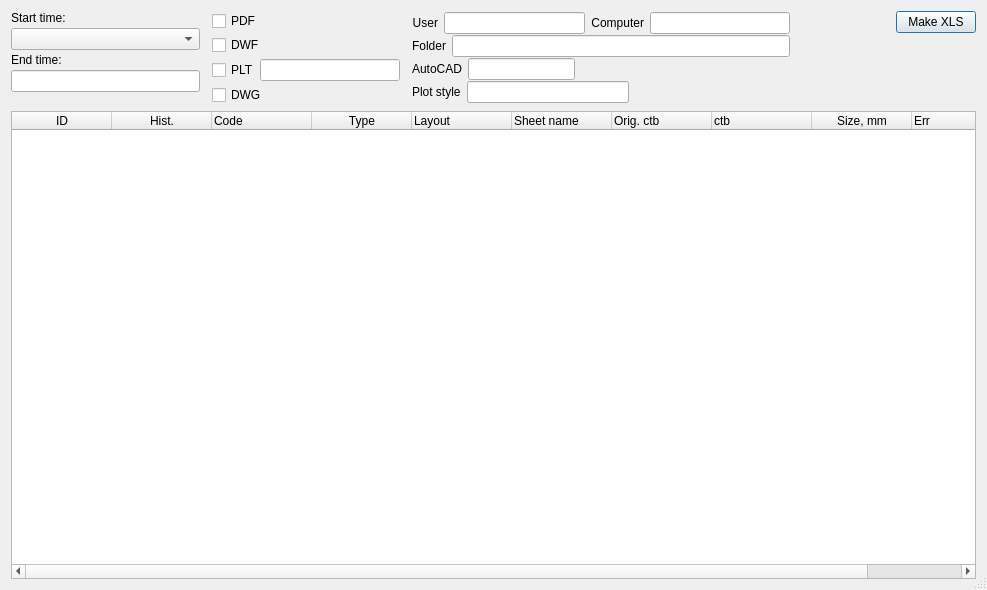
<?xml version="1.0" encoding="UTF-8"?>
<ui version="4.0">
 <class>PublishReport</class>
 <widget class="QDialog" name="PublishReport">
  <property name="geometry">
   <rect>
    <x>0</x>
    <y>0</y>
    <width>987</width>
    <height>590</height>
   </rect>
  </property>
  <property name="windowTitle">
   <string>Publishes report</string>
  </property>
  <property name="locale">
   <locale language="English" country="UnitedStates"/>
  </property>
  <property name="sizeGripEnabled">
   <bool>true</bool>
  </property>
  <layout class="QVBoxLayout" name="verticalLayout_6" stretch="1,10">
   <item>
    <layout class="QHBoxLayout" name="horizontalLayout_7" stretch="2,2,4,1,0">
     <property name="spacing">
      <number>12</number>
     </property>
     <item>
      <layout class="QVBoxLayout" name="verticalLayout">
       <property name="spacing">
        <number>3</number>
       </property>
       <item>
        <widget class="QLabel" name="label_6">
         <property name="text">
          <string>Start time:</string>
         </property>
        </widget>
       </item>
       <item>
        <widget class="QComboBox" name="mPublishList"/>
       </item>
       <item>
        <widget class="QLabel" name="label_5">
         <property name="sizePolicy">
          <sizepolicy hsizetype="Preferred" vsizetype="Preferred">
           <horstretch>0</horstretch>
           <verstretch>0</verstretch>
          </sizepolicy>
         </property>
         <property name="text">
          <string>End time:</string>
         </property>
        </widget>
       </item>
       <item>
        <widget class="QLineEdit" name="eEndTime">
         <property name="alignment">
          <set>Qt::AlignCenter</set>
         </property>
         <property name="readOnly">
          <bool>true</bool>
         </property>
        </widget>
       </item>
       <item>
        <spacer name="verticalSpacer_2">
         <property name="orientation">
          <enum>Qt::Vertical</enum>
         </property>
         <property name="sizeHint" stdset="0">
          <size>
           <width>20</width>
           <height>40</height>
          </size>
         </property>
        </spacer>
       </item>
      </layout>
     </item>
     <item>
      <layout class="QVBoxLayout" name="verticalLayout_7">
       <property name="spacing">
        <number>4</number>
       </property>
       <item>
        <widget class="QRoCheckBox" name="cbPdf">
         <property name="enabled">
          <bool>true</bool>
         </property>
         <property name="text">
          <string>PDF</string>
         </property>
        </widget>
       </item>
       <item>
        <widget class="QRoCheckBox" name="cbDwf">
         <property name="text">
          <string>DWF</string>
         </property>
        </widget>
       </item>
       <item>
        <layout class="QHBoxLayout" name="horizontalLayout_5">
         <property name="spacing">
          <number>0</number>
         </property>
         <item>
          <widget class="QRoCheckBox" name="cbPlt">
           <property name="text">
            <string>PLT</string>
           </property>
          </widget>
         </item>
         <item>
          <widget class="QLineEdit" name="ePlotName">
           <property name="minimumSize">
            <size>
             <width>120</width>
             <height>0</height>
            </size>
           </property>
           <property name="readOnly">
            <bool>true</bool>
           </property>
          </widget>
         </item>
        </layout>
       </item>
       <item>
        <widget class="QRoCheckBox" name="cbDwg">
         <property name="text">
          <string>DWG</string>
         </property>
        </widget>
       </item>
      </layout>
     </item>
     <item>
      <layout class="QVBoxLayout" name="verticalLayout_5">
       <property name="spacing">
        <number>0</number>
       </property>
       <item>
        <layout class="QHBoxLayout" name="horizontalLayout_3">
         <property name="spacing">
          <number>6</number>
         </property>
         <item>
          <widget class="QLabel" name="label_3">
           <property name="text">
            <string>User</string>
           </property>
           <property name="alignment">
            <set>Qt::AlignRight|Qt::AlignTrailing|Qt::AlignVCenter</set>
           </property>
          </widget>
         </item>
         <item>
          <widget class="QLineEdit" name="eUser">
           <property name="text">
            <string/>
           </property>
           <property name="readOnly">
            <bool>true</bool>
           </property>
          </widget>
         </item>
         <item>
          <widget class="QLabel" name="label_4">
           <property name="text">
            <string>Computer</string>
           </property>
           <property name="alignment">
            <set>Qt::AlignRight|Qt::AlignTrailing|Qt::AlignVCenter</set>
           </property>
          </widget>
         </item>
         <item>
          <widget class="QLineEdit" name="eComputer">
           <property name="text">
            <string/>
           </property>
           <property name="readOnly">
            <bool>true</bool>
           </property>
          </widget>
         </item>
        </layout>
       </item>
       <item>
        <layout class="QHBoxLayout" name="horizontalLayout_4">
         <property name="spacing">
          <number>6</number>
         </property>
         <item>
          <widget class="QLabel" name="label_7">
           <property name="text">
            <string>Folder</string>
           </property>
           <property name="alignment">
            <set>Qt::AlignRight|Qt::AlignTrailing|Qt::AlignVCenter</set>
           </property>
          </widget>
         </item>
         <item>
          <widget class="QLineEdit" name="eFolder">
           <property name="text">
            <string/>
           </property>
           <property name="readOnly">
            <bool>true</bool>
           </property>
          </widget>
         </item>
        </layout>
       </item>
       <item>
        <layout class="QHBoxLayout" name="horizontalLayout_2" stretch="0,1,2">
         <property name="spacing">
          <number>6</number>
         </property>
         <item>
          <widget class="QLabel" name="label">
           <property name="text">
            <string>AutoCAD</string>
           </property>
           <property name="alignment">
            <set>Qt::AlignRight|Qt::AlignTrailing|Qt::AlignVCenter</set>
           </property>
          </widget>
         </item>
         <item>
          <widget class="QLineEdit" name="eAutocad">
           <property name="alignment">
            <set>Qt::AlignCenter</set>
           </property>
           <property name="readOnly">
            <bool>true</bool>
           </property>
          </widget>
         </item>
         <item>
          <spacer name="horizontalSpacer_2">
           <property name="orientation">
            <enum>Qt::Horizontal</enum>
           </property>
           <property name="sizeHint" stdset="0">
            <size>
             <width>40</width>
             <height>20</height>
            </size>
           </property>
          </spacer>
         </item>
        </layout>
       </item>
       <item>
        <layout class="QHBoxLayout" name="horizontalLayout" stretch="0,1,1">
         <property name="spacing">
          <number>6</number>
         </property>
         <item>
          <widget class="QLabel" name="lblPlotStyle">
           <property name="text">
            <string>Plot style</string>
           </property>
          </widget>
         </item>
         <item>
          <widget class="QLineEdit" name="lePlotStyle"/>
         </item>
         <item>
          <spacer name="horizontalSpacer_3">
           <property name="orientation">
            <enum>Qt::Horizontal</enum>
           </property>
           <property name="sizeHint" stdset="0">
            <size>
             <width>40</width>
             <height>20</height>
            </size>
           </property>
          </spacer>
         </item>
        </layout>
       </item>
      </layout>
     </item>
     <item>
      <spacer name="horizontalSpacer">
       <property name="orientation">
        <enum>Qt::Horizontal</enum>
       </property>
       <property name="sizeHint" stdset="0">
        <size>
         <width>40</width>
         <height>20</height>
        </size>
       </property>
      </spacer>
     </item>
     <item>
      <layout class="QVBoxLayout" name="verticalLayout_3">
       <item>
        <widget class="QPushButton" name="pbMakeXls">
         <property name="text">
          <string>Make XLS</string>
         </property>
        </widget>
       </item>
       <item>
        <spacer name="verticalSpacer">
         <property name="orientation">
          <enum>Qt::Vertical</enum>
         </property>
         <property name="sizeHint" stdset="0">
          <size>
           <width>20</width>
           <height>40</height>
          </size>
         </property>
        </spacer>
       </item>
      </layout>
     </item>
    </layout>
   </item>
   <item>
    <widget class="QTableWidget" name="mGrid">
     <property name="sizePolicy">
      <sizepolicy hsizetype="Expanding" vsizetype="Expanding">
       <horstretch>0</horstretch>
       <verstretch>0</verstretch>
      </sizepolicy>
     </property>
     <property name="contextMenuPolicy">
      <enum>Qt::CustomContextMenu</enum>
     </property>
     <property name="selectionBehavior">
      <enum>QAbstractItemView::SelectRows</enum>
     </property>
     <property name="sortingEnabled">
      <bool>true</bool>
     </property>
     <property name="wordWrap">
      <bool>false</bool>
     </property>
     <attribute name="horizontalHeaderHighlightSections">
      <bool>false</bool>
     </attribute>
     <attribute name="horizontalHeaderShowSortIndicator" stdset="0">
      <bool>true</bool>
     </attribute>
     <column>
      <property name="text">
       <string>ID</string>
      </property>
      <property name="textAlignment">
       <set>AlignCenter</set>
      </property>
     </column>
     <column>
      <property name="text">
       <string>Hist.</string>
      </property>
      <property name="textAlignment">
       <set>AlignCenter</set>
      </property>
     </column>
     <column>
      <property name="text">
       <string>Code</string>
      </property>
      <property name="textAlignment">
       <set>AlignLeading|AlignVCenter</set>
      </property>
     </column>
     <column>
      <property name="text">
       <string>Type</string>
      </property>
      <property name="textAlignment">
       <set>AlignCenter</set>
      </property>
     </column>
     <column>
      <property name="text">
       <string>Layout</string>
      </property>
      <property name="textAlignment">
       <set>AlignLeading|AlignVCenter</set>
      </property>
     </column>
     <column>
      <property name="text">
       <string>Sheet name</string>
      </property>
      <property name="textAlignment">
       <set>AlignLeading|AlignVCenter</set>
      </property>
     </column>
     <column>
      <property name="text">
       <string>Orig. ctb</string>
      </property>
      <property name="textAlignment">
       <set>AlignLeading|AlignVCenter</set>
      </property>
     </column>
     <column>
      <property name="text">
       <string>ctb</string>
      </property>
      <property name="textAlignment">
       <set>AlignLeading|AlignVCenter</set>
      </property>
     </column>
     <column>
      <property name="text">
       <string>Size, mm</string>
      </property>
      <property name="textAlignment">
       <set>AlignCenter</set>
      </property>
     </column>
     <column>
      <property name="text">
       <string>Err</string>
      </property>
      <property name="textAlignment">
       <set>AlignLeading|AlignVCenter</set>
      </property>
     </column>
    </widget>
   </item>
  </layout>
  <action name="actionView_file">
   <property name="text">
    <string>View file(s)</string>
   </property>
   <property name="toolTip">
    <string>View selected files from local disk</string>
   </property>
  </action>
  <action name="actionSelect_directory">
   <property name="text">
    <string>Select directory</string>
   </property>
   <property name="toolTip">
    <string>Select directory with files</string>
   </property>
  </action>
  <action name="actionView">
   <property name="icon">
    <iconset resource="resource1.qrc">
     <normaloff>:/some/ico/ico/view.png</normaloff>:/some/ico/ico/view.png</iconset>
   </property>
   <property name="text">
    <string>View (last hist.)</string>
   </property>
  </action>
  <action name="actionProperties">
   <property name="icon">
    <iconset resource="resource1.qrc">
     <normaloff>:/some/ico/ico/DocProps.png</normaloff>:/some/ico/ico/DocProps.png</iconset>
   </property>
   <property name="text">
    <string>Properties (last hist.)</string>
   </property>
  </action>
  <action name="actionView_w_o_xrefs_last_hist">
   <property name="icon">
    <iconset resource="resource1.qrc">
     <normaloff>:/some/ico/ico/view.png</normaloff>:/some/ico/ico/view.png</iconset>
   </property>
   <property name="text">
    <string>View w/o xrefs (last hist.)</string>
   </property>
  </action>
  <action name="actionGo_to_documents">
   <property name="text">
    <string>Go to documents</string>
   </property>
  </action>
 </widget>
 <customwidgets>
  <customwidget>
   <class>QRoCheckBox</class>
   <extends>QCheckBox</extends>
   <header>QRoCheckBox.h</header>
  </customwidget>
 </customwidgets>
 <tabstops>
  <tabstop>mPublishList</tabstop>
  <tabstop>eEndTime</tabstop>
  <tabstop>cbPlt</tabstop>
  <tabstop>ePlotName</tabstop>
  <tabstop>mGrid</tabstop>
 </tabstops>
 <resources>
  <include location="resource1.qrc"/>
 </resources>
 <connections/>
</ui>
